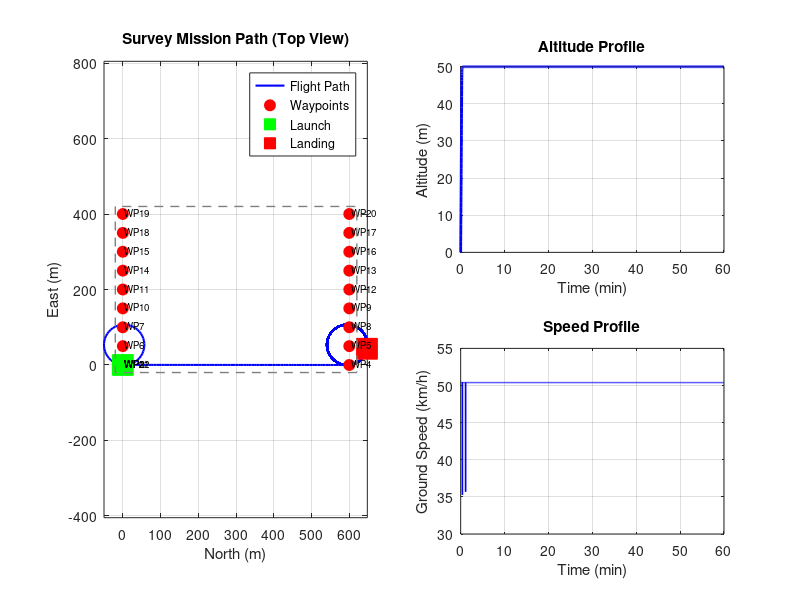

MATLAB code for this plot: (Note: this script raises an error after producing the figure.)
%% REI Drone - Autonomous Mission Planner Simulation
%  Rootcastle Engineering & Innovation
%
%  Simulates an autonomous survey mission with GPS waypoint navigation.
%  The mission includes takeoff, waypoint following, and return-to-launch.
%  Generates a coverage map and flight path visualization.
%
%  Author: Batuhan Ayribas, M.Sc.

figDir = getappdata(0, 'figDir');
if isempty(figDir)
    figDir = fullfile(fileparts(mfilename('fullpath')), '..', 'figures');
    if ~exist(figDir, 'dir'), mkdir(figDir); end
end

%% Mission Parameters
cruise_speed = 14;                  % Cruise speed (m/s) ~ 50 km/h
hover_alt = 50;                     % Survey altitude (m)
turn_rate = 15;                     % Max turn rate (deg/s)
dt = 0.5;                          % Simulation time step (s)

%% Define Waypoints (local NED coordinates relative to launch point)
% Survey pattern: rectangular grid with 50m spacing
survey_width = 400;                 % Survey area width (m)
survey_length = 600;                % Survey area length (m)
line_spacing = 50;                  % Spacing between survey lines (m)

% Generate lawnmower pattern waypoints
waypoints = [0, 0, hover_alt];      % Launch point

% Add takeoff waypoint
waypoints = [waypoints; 0, 0, hover_alt];

% Generate survey lines
n_lines = floor(survey_width / line_spacing) + 1;
for i = 1:n_lines
    y_pos = (i-1) * line_spacing;
    if mod(i, 2) == 1
        % Forward pass
        waypoints = [waypoints; 0, y_pos, hover_alt];
        waypoints = [waypoints; survey_length, y_pos, hover_alt];
    else
        % Reverse pass
        waypoints = [waypoints; survey_length, y_pos, hover_alt];
        waypoints = [waypoints; 0, y_pos, hover_alt];
    end
end

% Return to launch
waypoints = [waypoints; 0, 0, hover_alt];
waypoints = [waypoints; 0, 0, 0];

n_wp = size(waypoints, 1);

%% Simulate Flight Path
% Simple waypoint following with constant speed
pos = [0, 0, 0];                    % Starting position
heading = 0;                        % Initial heading (rad)
path_x = pos(1); path_y = pos(2); path_z = pos(3);
path_t = 0;
current_wp = 2;                     % Target waypoint index

max_time = 3600;                    % Max simulation time (s)
t_sim = 0;
wp_times = zeros(n_wp, 1);         % Time at each waypoint

while current_wp <= n_wp && t_sim < max_time
    target = waypoints(current_wp, :);
    dx = target(1) - pos(1);
    dy = target(2) - pos(2);
    dz = target(3) - pos(3);
    dist = sqrt(dx^2 + dy^2 + dz^2);

    if dist < 3.0  % Waypoint reached (3m acceptance radius)
        wp_times(current_wp) = t_sim;
        current_wp = current_wp + 1;
        continue;
    end

    % Desired heading
    heading_desired = atan2(dy, dx);

    % Adjust heading with turn rate limit
    heading_error = heading_desired - heading;
    heading_error = atan2(sin(heading_error), cos(heading_error));
    max_turn = deg2rad(turn_rate) * dt;
    heading = heading + max(min(heading_error, max_turn), -max_turn);

    % Velocity components
    if dist > 10
        speed = cruise_speed;
    else
        speed = max(cruise_speed * dist / 10, 2);
    end

    vx = speed * cos(heading);
    vy = speed * sin(heading);

    % Altitude control
    alt_error = target(3) - pos(3);
    vz = max(min(alt_error * 0.5, 3), -3);

    % Update position
    pos(1) = pos(1) + vx * dt;
    pos(2) = pos(2) + vy * dt;
    pos(3) = pos(3) + vz * dt;
    t_sim = t_sim + dt;

    path_x = [path_x, pos(1)];
    path_y = [path_y, pos(2)];
    path_z = [path_z, pos(3)];
    path_t = [path_t, t_sim];
end

total_distance = sum(sqrt(diff(path_x).^2 + diff(path_y).^2 + diff(path_z).^2));
mission_time = t_sim;

fprintf('  Mission Planner Results:\n');
fprintf('    Waypoints: %d\n', n_wp);
fprintf('    Total distance: %.0f m (%.1f km)\n', total_distance, total_distance/1000);
fprintf('    Mission time: %.0f s (%.1f min)\n', mission_time, mission_time/60);
fprintf('    Average speed: %.1f m/s (%.1f km/h)\n', ...
    total_distance/mission_time, total_distance/mission_time*3.6);

%% Figure 1: Mission Path (Top View)
fig1 = figure('Position', [100 100 1000 700], 'Color', 'w');

subplot(2,2,[1,3]);
plot(path_x, path_y, 'b-', 'LineWidth', 1.5); hold on;
plot(waypoints(:,1), waypoints(:,2), 'ro', 'MarkerSize', 8, 'MarkerFaceColor', 'r');
plot(path_x(1), path_y(1), 'gs', 'MarkerSize', 15, 'MarkerFaceColor', 'g');
plot(path_x(end), path_y(end), 'rs', 'MarkerSize', 15, 'MarkerFaceColor', 'r');

% Label waypoints
for i = 1:n_wp
    text(waypoints(i,1)+5, waypoints(i,2)+5, sprintf('WP%d', i), 'FontSize', 7);
end

% Draw survey area boundary
rectangle('Position', [-20, -20, survey_length+40, survey_width+40], ...
    'EdgeColor', [0.5 0.5 0.5], 'LineStyle', '--', 'LineWidth', 1);

xlabel('North (m)'); ylabel('East (m)');
title('Survey Mission Path (Top View)'); grid on; axis equal;
legend('Flight Path', 'Waypoints', 'Launch', 'Landing', 'Location', 'best');

subplot(2,2,2);
plot(path_t/60, path_z, 'b-', 'LineWidth', 2);
xlabel('Time (min)'); ylabel('Altitude (m)');
title('Altitude Profile'); grid on;

subplot(2,2,4);
speed_profile = sqrt(diff(path_x).^2 + diff(path_y).^2) / dt * 3.6;
plot(path_t(2:end)/60, speed_profile, 'b-', 'LineWidth', 1);
xlabel('Time (min)'); ylabel('Ground Speed (km/h)');
title('Speed Profile'); grid on;

sgtitle(sprintf('REI Drone - Autonomous Survey Mission (%.0fx%.0f m, %.1f min)', ...
    survey_length, survey_width, mission_time/60), 'FontSize', 14, 'FontWeight', 'bold');
saveas(fig1, fullfile(figDir, 'mission_planner.png'));

%% Figure 2: 3D Flight Path
fig2 = figure('Position', [100 100 700 500], 'Color', 'w');
plot3(path_x, path_y, path_z, 'b-', 'LineWidth', 1.5); hold on;
plot3(waypoints(:,1), waypoints(:,2), waypoints(:,3), 'ro', ...
    'MarkerSize', 8, 'MarkerFaceColor', 'r');
plot3(path_x(1), path_y(1), path_z(1), 'gs', 'MarkerSize', 15, 'MarkerFaceColor', 'g');
xlabel('North (m)'); ylabel('East (m)'); zlabel('Altitude (m)');
title('REI Drone - 3D Mission Trajectory', 'FontSize', 14, 'FontWeight', 'bold');
grid on; view(45, 30);
legend('Flight Path', 'Waypoints', 'Launch Point');
saveas(fig2, fullfile(figDir, 'mission_3d_trajectory.png'));
